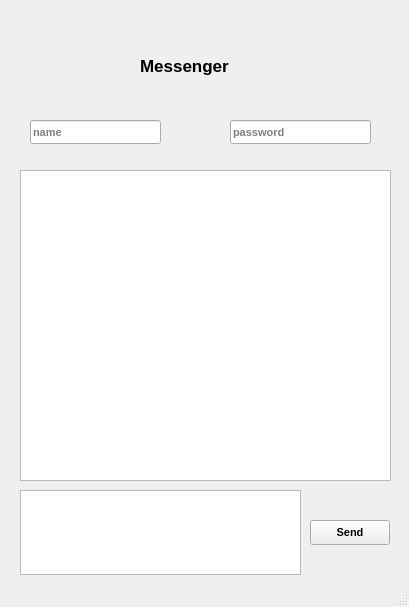
<?xml version="1.0" encoding="UTF-8"?>
<ui version="4.0">
 <class>MainWindow</class>
 <widget class="QMainWindow" name="MainWindow">
  <property name="geometry">
   <rect>
    <x>0</x>
    <y>0</y>
    <width>409</width>
    <height>607</height>
   </rect>
  </property>
  <property name="font">
   <font>
    <pointsize>8</pointsize>
    <weight>75</weight>
    <bold>true</bold>
   </font>
  </property>
  <property name="windowTitle">
   <string>MainWindow</string>
  </property>
  <widget class="QWidget" name="centralwidget">
   <widget class="QLabel" name="label">
    <property name="geometry">
     <rect>
      <x>140</x>
      <y>30</y>
      <width>191</width>
      <height>71</height>
     </rect>
    </property>
    <property name="font">
     <font>
      <pointsize>13</pointsize>
     </font>
    </property>
    <property name="text">
     <string>Messenger</string>
    </property>
   </widget>
   <widget class="QLineEdit" name="lineEditName">
    <property name="geometry">
     <rect>
      <x>30</x>
      <y>120</y>
      <width>131</width>
      <height>24</height>
     </rect>
    </property>
    <property name="placeholderText">
     <string>name</string>
    </property>
   </widget>
   <widget class="QLineEdit" name="lineEditPass">
    <property name="geometry">
     <rect>
      <x>230</x>
      <y>120</y>
      <width>141</width>
      <height>24</height>
     </rect>
    </property>
    <property name="placeholderText">
     <string>password</string>
    </property>
   </widget>
   <widget class="QTextBrowser" name="textBrowser">
    <property name="geometry">
     <rect>
      <x>20</x>
      <y>170</y>
      <width>371</width>
      <height>311</height>
     </rect>
    </property>
   </widget>
   <widget class="QTextEdit" name="textEdit">
    <property name="geometry">
     <rect>
      <x>20</x>
      <y>490</y>
      <width>281</width>
      <height>85</height>
     </rect>
    </property>
   </widget>
   <widget class="QPushButton" name="pushButton">
    <property name="geometry">
     <rect>
      <x>310</x>
      <y>520</y>
      <width>80</width>
      <height>25</height>
     </rect>
    </property>
    <property name="text">
     <string>Send</string>
    </property>
   </widget>
  </widget>
  <widget class="QStatusBar" name="statusbar"/>
 </widget>
 <resources/>
 <connections/>
</ui>
